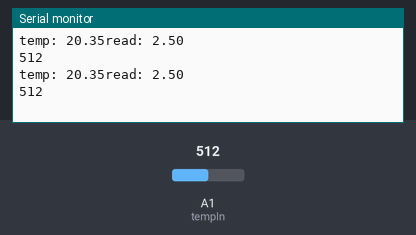
This sketch was run on a simulated Arduino Uno, built with avr-gcc and run on an emulated ATmega328P. Parts: the last lines printed to the serial monitor. The inputs (shaded band) are chosen by the test bench; at power-on: A1 (tempIn) = 512.

Above: at 1.2 s.
1.3 s: A1 (tempIn) set to 716
At 2.6 s:
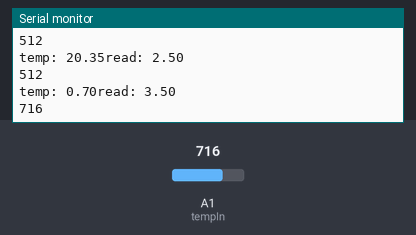
2.8 s: A1 (tempIn) set to 900
At 3.7 s:
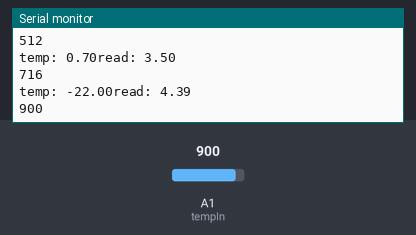
Timing chart, 0 to 5.8 s (numbered marks = the images above; inputs shaded):
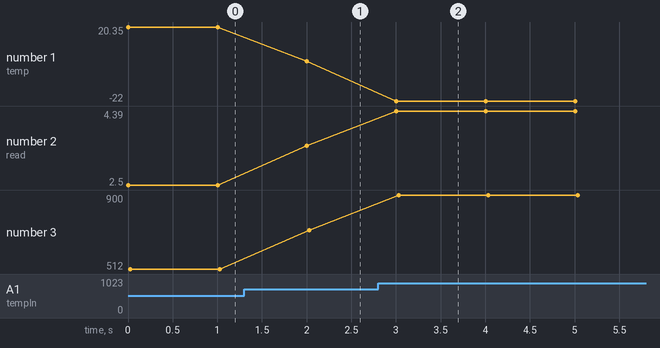

The sketch:

tempsensor_test.ino
```cpp
int tempIn = 15;
double R25 = 100000;
float B25 = 3450;
float T25 = 298.15;
float kelv = 293.15;
long R2 = 120100;
float V = 5;

void setup() {
  // put your setup code here, to run once:
  pinMode(tempIn, INPUT);
  Serial.begin(9600);
}

void loop() {
  // put your main code here, to run repeatedly:
  double tempV = analogRead(tempIn);
  tempV = tempV*0.0048828;
  double R1 = -(tempV*R2)/(tempV-V);
  double temp = (1/((log(R1/R25)/B25)+1/T25))-273.15;
  Serial.print("temp: ");
  Serial.print(temp);
  Serial.print("read: ");
  Serial.println(tempV);
  Serial.println(analogRead(tempIn));
  delay(1000);
}
```

Measured:
- after the input at 1.3 s, the serial monitor: prints a new line after 0.70 s (image 1)
- after the input at 2.8 s, the serial monitor: prints a new line after 0.21 s (image 2)
- plotted number 1: 20.35 → 0.7 after the input at 1.3 s, 0.7 → -22 after the input at 2.8 s
- plotted number 2: 2.5 → 3.5 after the input at 1.3 s, 3.5 → 4.39 after the input at 2.8 s
- plotted number 3: 512 → 716 after the input at 1.3 s, 716 → 900 after the input at 2.8 s
